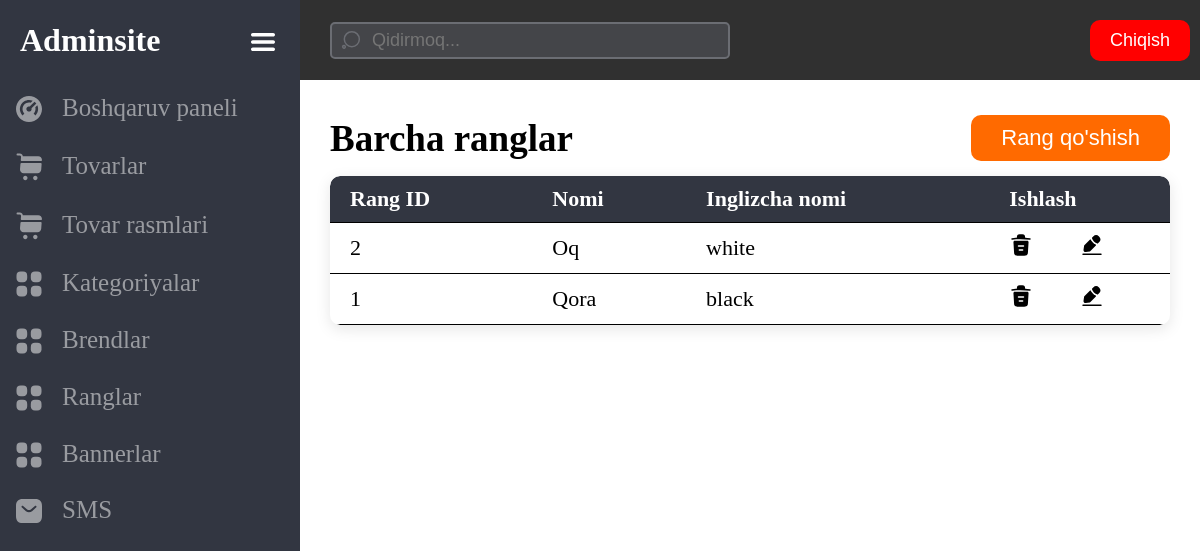
Screenshot of /master/colors/ (signed in) with the database file from the repository.
### common/models.py (models this page shows, shortened)
class Color(models.Model):
    title = models.CharField(verbose_name='Rangi', max_length=255)
    english_name = models.CharField(verbose_name='Rangning nomi (inglizcha)', max_length=100)

### master/views.py (the view)
# urls.py: path('colors/', views.ColorListView.as_view(), name='colors'),
@method_decorator(staff_member_required, name='dispatch')
class ColorListView(ListView):
    model = Color
    ordering = ['-id']
    paginate_by = 26
    context_object_name = 'colors'
    template_name = 'master/colors.html'
    def get_queryset(self):
        queryset = super(ColorListView, self).get_queryset()
        q = self.request.GET.get('q', None)
        if q:
            queryset = Color.objects.filter(title__icontains=q)
        return queryset

### cart/context_pro.py (called while the page is built)
def cart_context(request):
    cart = get_user_cart(request)
    context = {
        'cart': cart
    }
    return context

### cart/views.py (called while the page is built)
def get_user_cart(request):
    try:
        cart = Cart.objects.prefetch_related('products').get(
            id=request.session['user_cart_id'])
    except:
        cart = Cart.objects.prefetch_related(
            'products').create(total_quantity=0, total_cost=0)
        request.session['user_cart_id'] = cart.id
    return cart

### templates/master/colors.html (shortened to what this page needs)
{% extends 'master/base.html' %}
{% load static %}
{% block content %}
<div class="contetn-body-head">
    <div class="contetn-body-title w-auto">
        <p>
            <b>Barcha ranglar</b>
        </p>
    </div>
    <div class="contetn-body-action w-auto">
        <a href="{% url 'master:create-color' %}">
            <button>Rang qo'shish</button>
        </a>
    </div>
</div>
<div class="table-group">
    <table class="table">
        <thead>
            <tr>
                <th>Rang ID</th>
                <th>Nomi</th>
                <th>Inglizcha nomi</th>
                <th>Ishlash</th>
            </tr>
        </thead>
        <tbody>
            {% for color in colors %}
            <tr>
                <td>
                    <p>{{ color.id }}</p>
                </td>
                <td>
                    <a>{{ color.title }}</a>
                </td>
                <td>
                    <a>
                        {{ color.english_name }}
                    </a>
                </td>
                <td>
                    <div class="action">
                        <div>
                            <a href="{% url 'master:delete-color' color.id %}">
                                <img src="{% static 'images/delete.svg' %}">
                            </a>
                        </div>
                        <div>
                            <a href="{% url 'master:update-color' color.id %}">
                                <img src="{% static 'images/edit.svg' %}">
                            </a>
                        </div>
                    </div>
                </td>
            </tr>
            {% endfor %}
        </tbody>
    </table>
</div>
<br>
<br>
<div>
    <br>
    <br>
    <br>
</div>
{% endblock %}

### staticfiles/css/index.css (style rules this page uses)
html { scroll-behavior: smooth; }
* { box-sizing: border-box; margin: 0; padding: 0; }
body, header, main, footer, section, div { width: 100%; height: auto; }
button, input, select { outline: none; cursor: pointer; }
a { cursor: pointer; text-decoration: none; color: inherit; }
body { font-family: 'calibri'; }
table { width: 100%; }
th { text-align: left; }
:root { --dark: #323641; --darken: #303030; }
.w-auto { width: auto; }
.table-group { border-radius: 10px; overflow-x: scroll; box-shadow: 0px 4px 15px rgba(0, 0, 0, 0.1); }
.table { border-collapse: collapse; border-radius: 10px; overflow: hidden; white-space: nowrap; }
.table tr { border-bottom: 1px solid black; }
.table td, .table th { padding: 10px 20px; font-size: 22px; }
.table td a img { width: 50px; }
.table thead tr { background-color: var(--dark); color: #fff; }
.action { display: flex; align-items: center; }
.action a img { width: auto !important; }
.contetn-body-head { padding: 15px 0px; display: flex; justify-content: space-between; align-items: center; }
.contetn-body-title { font-size: 37px; }
.contetn-body-action a button { background-color: #FF6A00; padding: 10px 30px; color: #fff; border: none; border-radius: 10px; font-size: 22px; }

### rows the page displays
Color: id "2", title "Oq", english_name "white"
Color: id "1", title "Qora", english_name "black"
